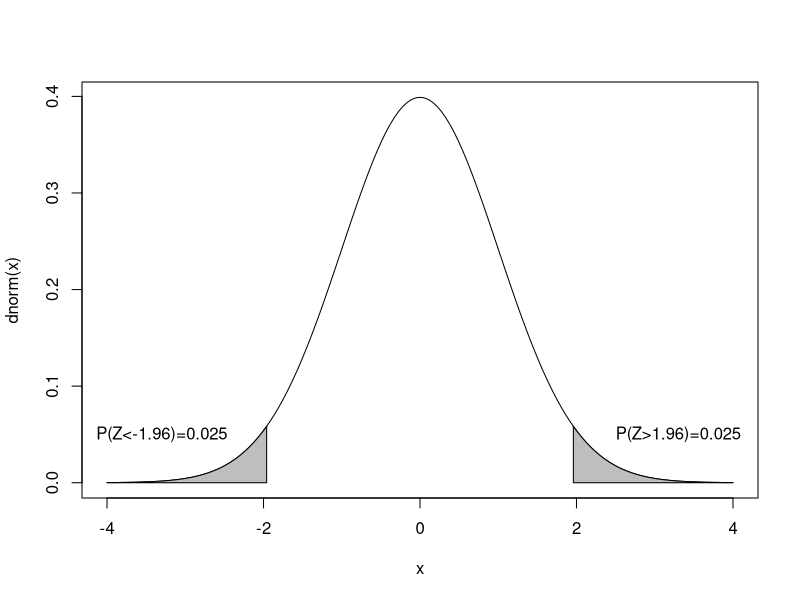
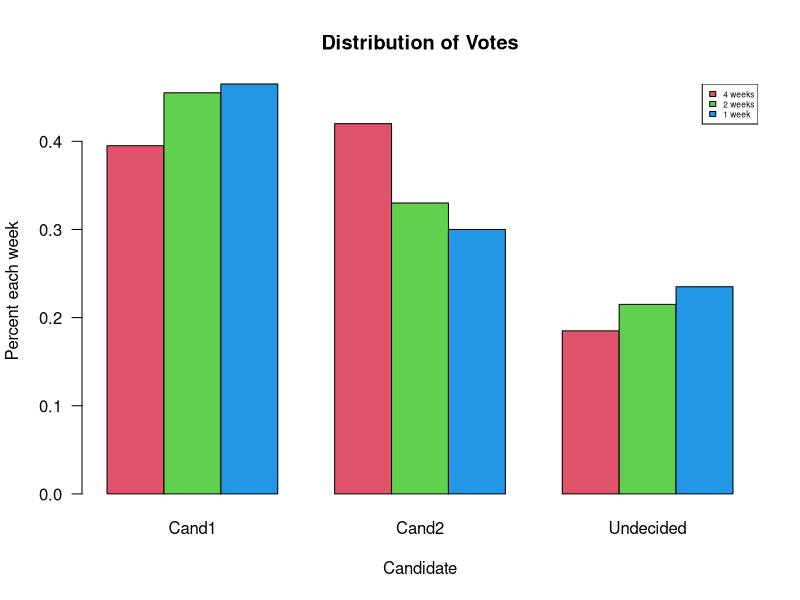

Reproduce these figures in R, in order.





x=seq(-4,4, by=0.01)
plot(x,dnorm(x), type="l")
polygon(c(1.96,seq(1.96,4, by=0.01),4,1.96),c(0,dnorm(seq(1.96,4, by=0.01)),0, 0),col="grey")
polygon(c(-1.96,seq(-1.96,-4, by=-0.01),-4,-1.96),c(0,dnorm(seq(-1.96,-4, by=-0.01)),0, 0),col="grey")
text(3.3,0.05, "P(Z>1.96)=0.025")
text(-3.3,0.05, "P(Z<-1.96)=0.025")
qchisq(0.95, 1)
# TESTING THE PROBABILITY = 0.5 WITH A TWO-SIDED ALTERNATIVE
# WE HAVE OBSERVED 518 OUT OF 1154
# WITHOUT CONTINUITY CORRECTIONS

prop.test(518, 1154, p = 0.5, correct = FALSE)
#READING THE TABLE INTO R 
pill.study<-matrix(c(23, 34, 35, 132), ncol = 2, byrow = TRUE)
colnames(pill.study) <- c("Blood Clot", "No Clot")
rownames(pill.study) <- c("Pill", "No pill")
       
# TESTING THAT THE PROBABILITIES FOR THE TWO GROUPS ARE EQUAL
prop.test(pill.study, correct = FALSE)
# CHI2 TEST FOR TESTING THE PROBABILITIES FOR THE TWO GROUPS ARE EQUAL
chisq.test(pill.study, correct = FALSE)
#IF WE WANT THE EXPECTED NUMBERS SAVE THE TEST IN AN OBJECT
chi <- chisq.test(pill.study, correct = FALSE)
#THE EXPECTED VALUES
chi$expected
#READING THE TABLE INTO  R
poll <-matrix(c(79, 91, 93, 84, 66, 60, 37, 43, 47), 
              ncol = 3, byrow = TRUE)
colnames(poll) <- c("4 weeks", "2 weeks", "1 week")
rownames(poll) <- c("Cand1", "Cand2", "Undecided")

#COLUMN PERCENTAGES
colpercent<-prop.table(poll, 2)
colpercent
# Plotting percentages 
par(mar=c(5,4,4.1,2)+0.1)
barplot(t(colpercent), beside = TRUE, col = 2:4, las = 1, 
        ylab = "Percent each week", xlab = "Candidate", 
        main = "Distribution of Votes")
legend( legend = colnames(poll), fill = 2:4,"topright", cex = 0.5)
par(mar=c(5,4,4,2)+0.1)
#TESTING SAME DISTRIBUTION IN THE THREE POPULATIONS
chi <- chisq.test(poll, correct = FALSE)
chi

#EXPECTED VALUES
chi$expected

